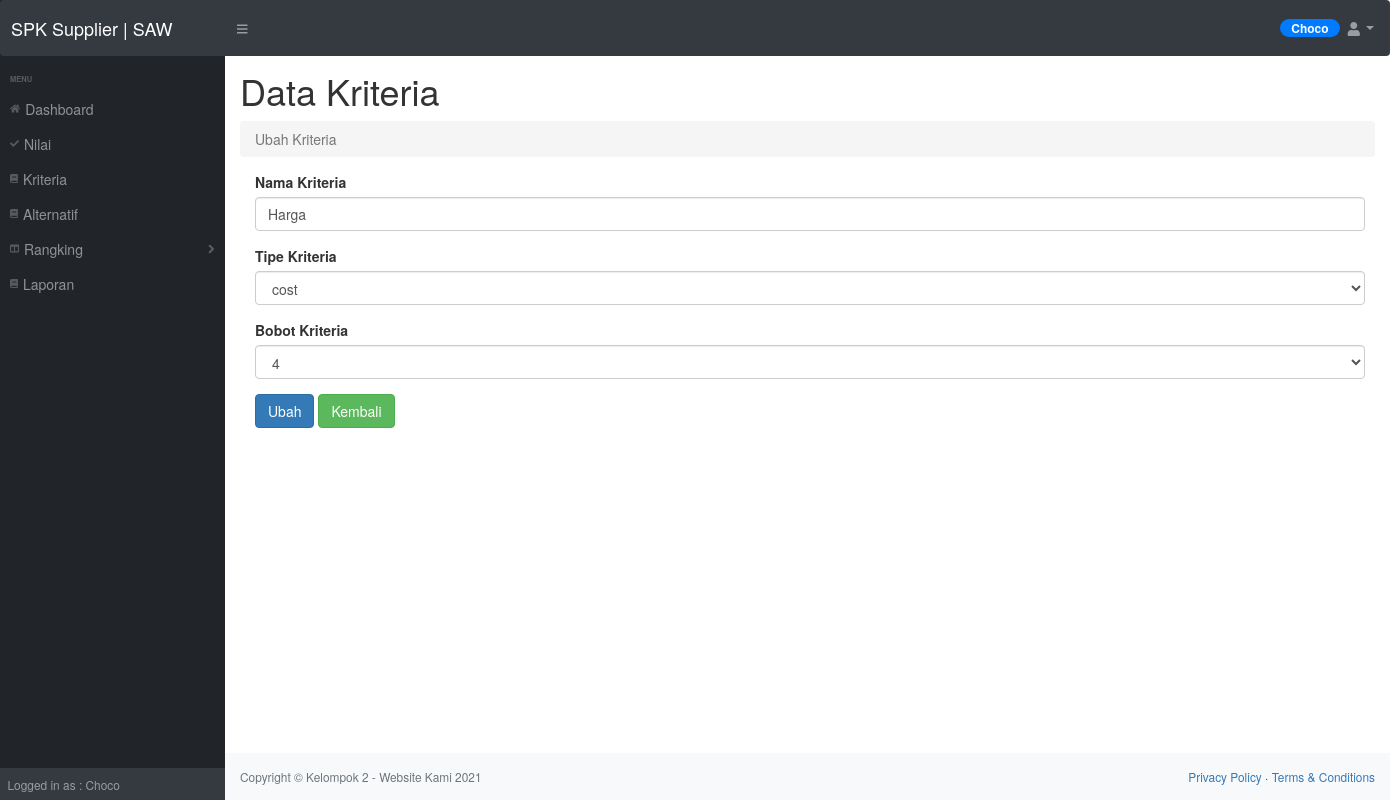
Screenshot of /dist/admin/kriteria-ubah.php?id=13 (signed in) with the database file from the repository.
### tables this page shows
CREATE TABLE `kriteria` (
  `id_kriteria` int(11) NOT NULL,
  `nama_kriteria` varchar(255) NOT NULL,
  `tipe_kriteria` varchar(10) NOT NULL,
  `bobot_kriteria` double NOT NULL
);

### dist/controller/kriteria.inc.php (called while the page is built, shortened)
<?php
class Kriteria{
	private $conn;
	private $table_name = "kriteria";
	public $id;
	public function __construct($db){
		$this->conn = $db;
	}
	function readOne(){
		$query = "SELECT * FROM " . $this->table_name . " WHERE id_kriteria=? LIMIT 0,1";
		$stmt = $this->conn->prepare( $query );
		$stmt->bindParam(1, $this->id);
		$stmt->execute();
		$row = $stmt->fetch(PDO::FETCH_ASSOC);
		$this->id = $row['id_kriteria'];
		$this->kt = $row['nama_kriteria'];
		$this->tp = $row['tipe_kriteria'];
		$this->jm = $row['bobot_kriteria'];
	}
}
?>

### dist/admin/kriteria-ubah.php (the view, shortened to what this page needs)
<?php
include_once '../include/head.php';
$id = isset($_GET['id']) ? $_GET['id'] : die('ERROR: missing ID.');
include_once '../controller/kriteria.inc.php';
$eks = new Kriteria($db);
$eks->id = $id;
$eks->readOne();
?>
    <body class="sb-nav-fixed">
          <div id="layoutSidenav_content">
                <main>
                    <div class="container-fluid">
                        <h1 class="mt-4">Data Kriteria</h1>
                        <ol class="breadcrumb mb-4">
                            <li class="breadcrumb-item active">Ubah Kriteria</li>
                        </ol>
<div class="container">
<form method="post">
				  <div class="form-group">
				    <label for="kt">Nama Kriteria</label>
				    <input type="text" class="form-control" id="kt" name="kt" value="<?php echo $eks->kt; ?>">
				  </div>
				  <div class="form-group">
				    <label for="tp">Tipe Kriteria</label>
				    <select class="form-control" id="tp" name="tp">
				    	<option><?php echo $eks->tp; ?></option>
				    </select>
				  </div>
				  <div class="form-group">
				    <label for="jm">Bobot Kriteria</label>
				    <select class="form-control" id="jm" name="jm">
				    	<option><?php echo $eks->jm; ?></option>
				    </select>
				  </div>
				  <button type="submit" class="btn btn-primary">Ubah</button>
				  <button type="button" onclick="location.href='kriteria.php'" class="btn btn-success">Kembali</button>
				</form>
  </div>
                </main>
                <?php
include_once '../include/footer.php';
?>
            </div>
        </div>
    </body>
</html>

### rows the page displays
kriteria: kt "Harga", tp "cost", jm "4"

### other values shown
$_SESSION['nama_lengkap'] "Choco"
